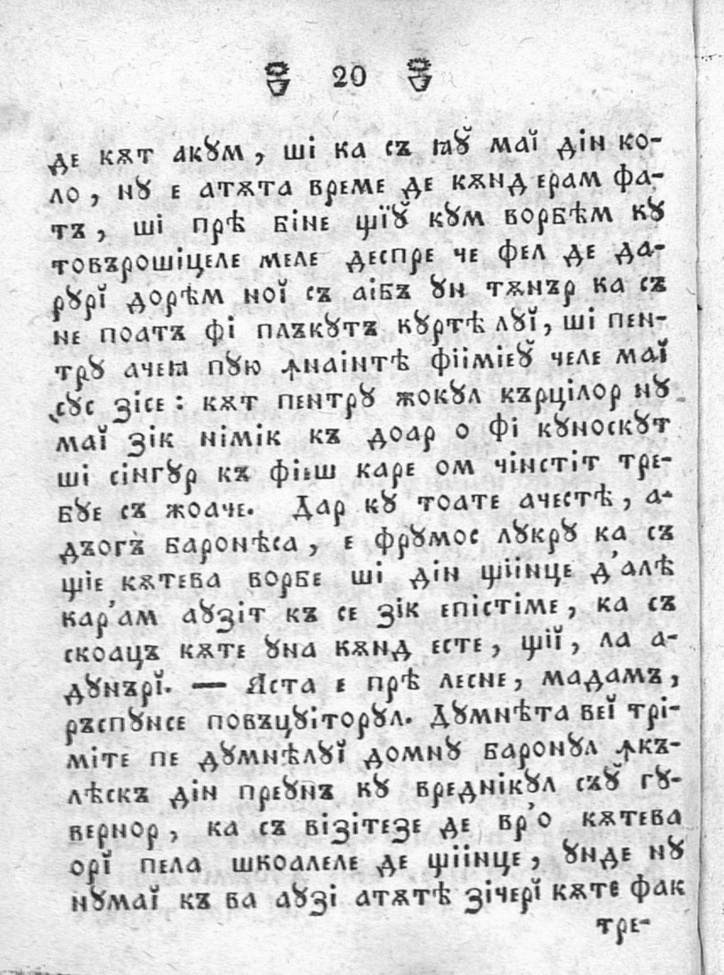
#> input picture src/test_image_1.jpg, 724 x 975 px, shrunk from 2923 x 3934 before the run
$ python noiseRemove.py test_image_1.jpg
#> lines starting #> are read from the running program, lines starting #| are printed output that depends on the picture
#> in open_image, returned value is the input picture: PIL image 724x975 RGB; min 10, max 255, mean 215.2
import time
import sys
import os

import imageio
import numpy
import cv2
from PIL import Image, ImageEnhance, ImageFilter

from threading import Thread

import imageio.core.util

"""Removes warnings generated by the librady imageio

"""

def silence_imageio_warning(*args, **kwargs):
    pass

imageio.core.util._precision_warn = silence_imageio_warning

"""Splits an image into two arrays for usage in thread processing
	:param image: image to perform split on
	:return first_half_array: the first half of the image as an array
	:return second_half_array: the second half of the image as an array
	:return width: the image width
	:return height: the image height

"""

def split_image(image):

    image = image.convert("L")

    image_array = get_array_from_image(image)
    width, height = image.size

    first_half_array = numpy.zeros((int(height / 2), width))

    for i in range(int(height / 2)):
        for j in range(width):
            first_half_array[i, j] = image_array[i, j]

    second_half_array = numpy.zeros((int(height / 2), width))

    for i in range(int(height / 2), height - 1):
        for j in range(width):
            second_half_array[int(height / 2) + 1 - i, j] = image_array[i, j]

    return first_half_array, second_half_array, width, height


"""Reconstruct an image as one array from two given arrays
	:param first_half_array: The first half of the array corresponding to the image to reconstruct
	:param second_half_array: The second half of the array corresponding to the image to reconstruct
	:param columns: The number of columns of the array
	:param rows: The number of rows of the array
	:return image_array: The array corresponding to the reconstructed image

"""

def reconstruct_image_as_array(first_half_array, second_half_array, columns, rows):

    image_array = numpy.zeros((rows, columns))

    for i in range(int(rows / 2)):
        for j in range(columns):
            image_array[i, j] = first_half_array[i, j]

    for i in range(int(rows / 2), rows):
        for j in range(columns):
            image_array[i, j] = second_half_array[int(rows / 2) + 1 - i, j]

    return image_array


"""Returns an image from a given array
	:param image_array: The array to be transformed to an image
	:return image: The corresponding image

"""

def get_image_from_array(image_array):

    image = Image.fromarray(image_array)
    return image

"""Returns an image from a given array
	:param image: The image from which the array will be get form
	:return image_array: The array from the corresponding image

"""

def get_array_from_image(image):

    image_array = numpy.asarray(image)
    return image_array

"""Saves an image given as an array to root location
	:param output_image_name: The name that will be given to the saved image
	:param image_array: The array coresponding to the image to be saved
"""

def save_image(output_image_name, image_array):

    imageio.imwrite(output_image_name, image_array)

"""Returns the opened image
	:param image_path: The name of the image to be opened
	:return : The opened image

"""

def open_image(image_path):
    return Image.open(image_path)


"""Applies the median filter to the given image as an array
	:param image: The image as an array to be applied the median filter
	:param result: An array to be saved the result of the median filter
	:param index: An index to specify the index of the array to contain the result from median filter

"""

def median_filter(image, result, index):

    width, height = image.size

    filtered_image = image.copy()

    members = [(0, 0)] * 9

    for x in range(1, width - 1, 4):
        for y in range(1, height - 1, 4):

            members[0] = image.getpixel((x - 1, y - 1))
            members[1] = image.getpixel((x - 1, y))
            members[2] = image.getpixel((x - 1, y + 1))
            members[3] = image.getpixel((x, y - 1))
            members[4] = image.getpixel((x, y))
            members[5] = image.getpixel((x, y + 1))
            members[6] = image.getpixel((x + 1, y - 1))
            members[7] = image.getpixel((x + 1, y))
            members[8] = image.getpixel((x + 1, y + 1))

            members.sort()

            filtered_image.putpixel((x, y), (members[4]))

    #filtered_image.show()
    result[index] = filtered_image

"""Uses median filter function with threads
	:param image: An image to process with median filter

"""

def median_filter_threads(image):

    threads = [None] * 2
#> threads = 2 items
    results = [None] * 2
    image_split = [None] * 2

    first_half_array, second_half_array, width, height = split_image(image)
#> after the loop in split_image, `for i in range(int(height / 2)):`:
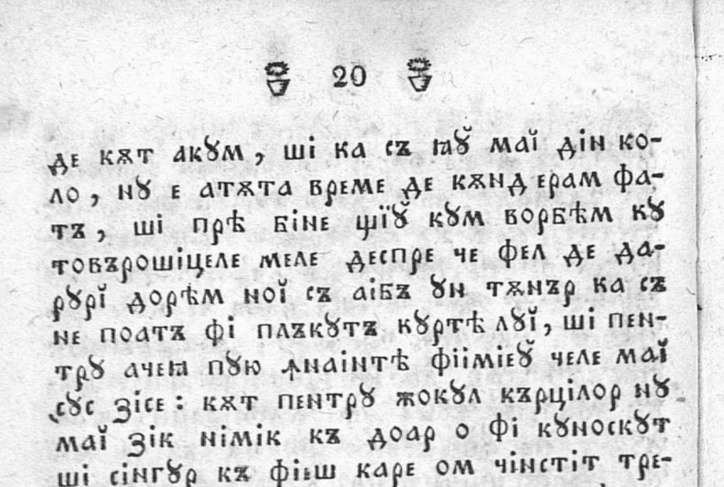
#> first_half_array: shape (487, 724) float64; min 10, max 255, mean 218
#> after the loop in split_image, `for i in range(int(height / 2), height - 1):`:
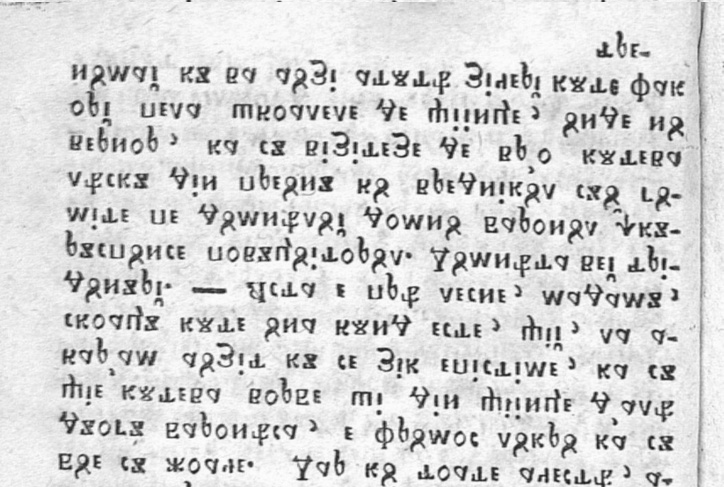
#> second_half_array: shape (487, 724) float64; min 20, max 255, mean 212.3
#> width = 724; height = 975

    image_split[0] = get_image_from_array(first_half_array)
    image_split[1] = get_image_from_array(second_half_array)

    for i in range(0, len(threads)):
        threads[i] = Thread(target=median_filter, args=(image_split[i], results, i))
        threads[i].start()
#> this loop made 2 passes

    for i in range(0, len(threads)):
        threads[i].join()

    first_half_array = get_array_from_image(results[0])
    second_half_array = get_array_from_image(results[1])

    final_image_array = reconstruct_image_as_array(first_half_array, second_half_array, width, height)
#> after the loop in reconstruct_image_as_array, `for i in range(int(rows / 2)):`:
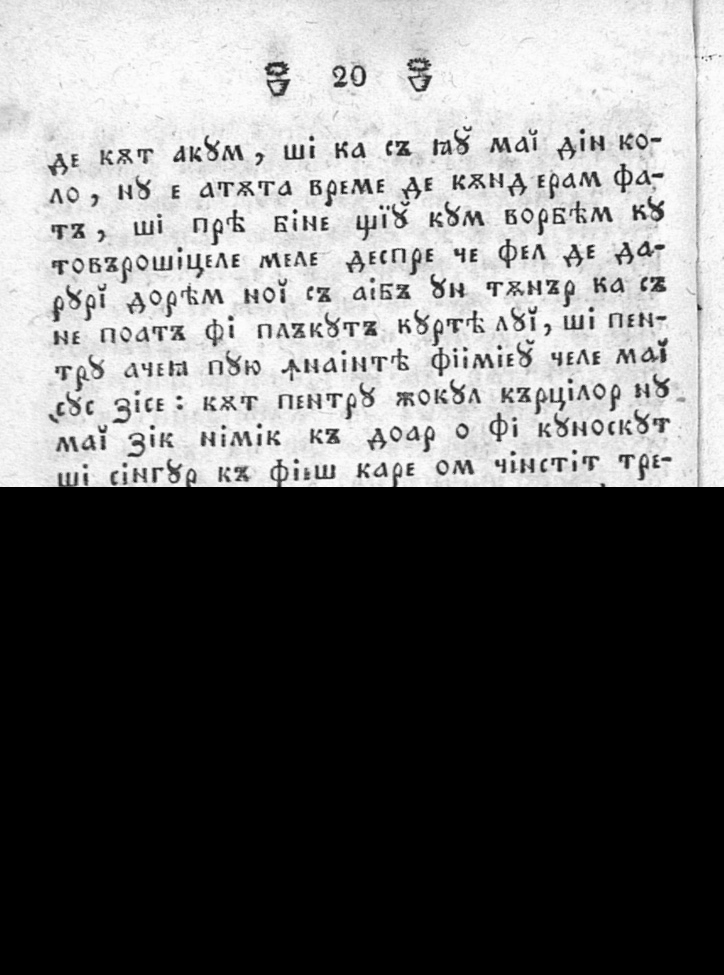
#> image_array: shape (975, 724) float64; min 0, max 255, mean 108.9
    save_image("output_image_no_noise.jpg", final_image_array)

"""Removes a part of the pixels with high value from the image's histogram, using threads
	:param image: The image to process
	:param frequency: The percent of highest colored pixels to remove

"""

# [23 lines left out: function remove_unwanted_pixels_threads, not called in this run]


"""Removes unwanted pixels from an image
	:param image_to_process: The image to be processed, given as an array
	:param result_object: An array to save the results from image processing
	:param index: An index to the array

"""


# [15 lines left out: function remove_unwanted_pixels, not called in this run]

"""Transforms an image to only black and white pixels
	:param image_path: The path to the image to proccess
	:param level: The number of pixels to remain

"""

# [12 lines left out: function posteriorizate, not called in this run]

"""Removes the created files from the processing functions

"""

# [7 lines left out: function cleanup, not called in this run]

"""Calls the functions above on an image
	:param image: An image to process, given as Image

"""

# [6 lines left out: function remove_noise, not called in this run]

"""Main function that calls the corresponding functions already discussed

"""


if __name__ == '__main__':

    # start_time = time.time()

    if len(sys.argv) != 2:
        print("Check your parameters! Usage: python <source.py> <image_path>")
    else:
        median_filter_threads(open_image(sys.argv[1]))
        remove_unwanted_pixels_threads(open_image("output_image_no_noise.jpg"), 0.05)
#> (the run stopped early here; a loop or call above may not have finished)

$ run again, on src/images/imgout11.jpg
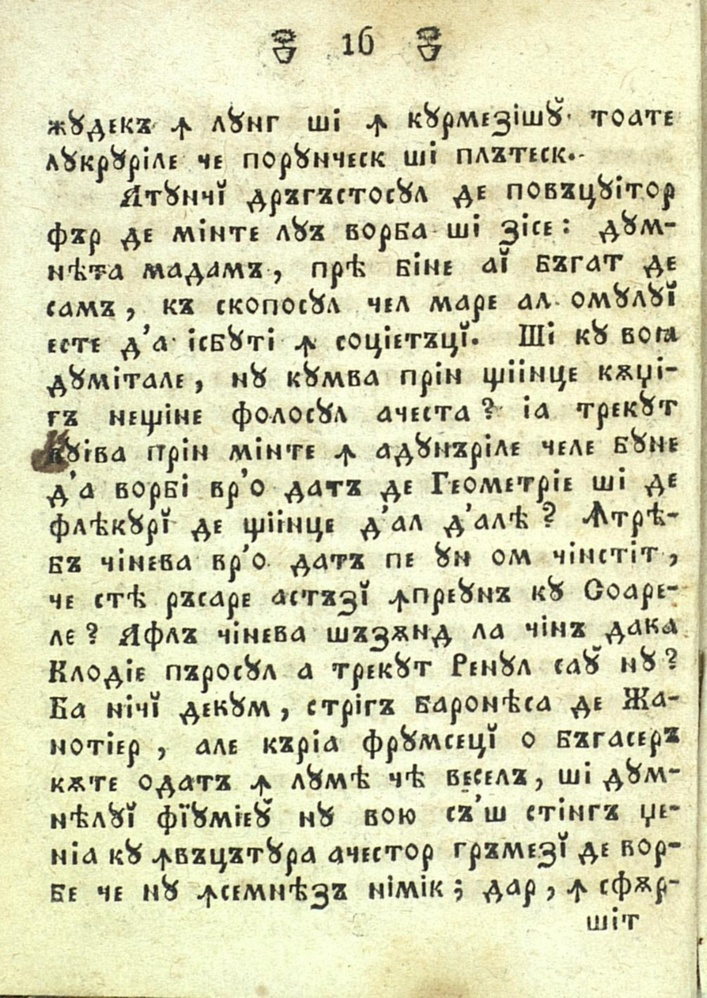
#> input picture src/images/imgout11.jpg, 707 x 998 px, shrunk from 2789 x 3934 before the run
#> in open_image, returned value is the input picture: PIL image 707x998 RGB; mean R, G, B 214.9, 214.3, 179.5
#> threads = 2 items
#> after the loop in split_image, `for i in range(int(height / 2), height - 1):`:
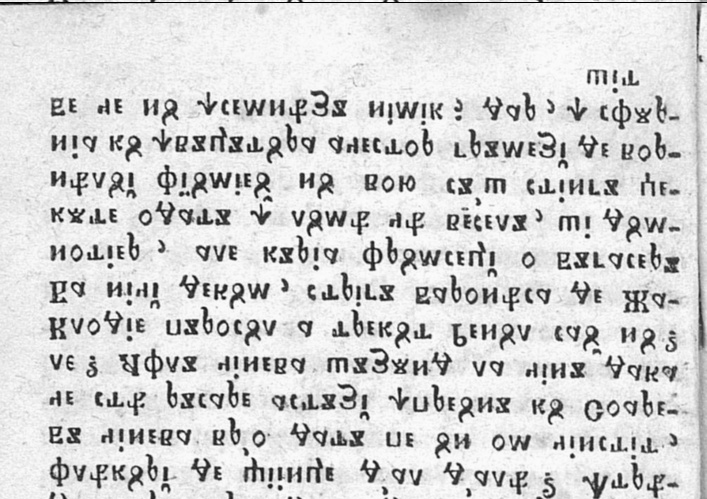
#> second_half_array: shape (499, 707) float64; min 0, max 253, mean 211.3
#> in median_filter_threads, `first_half_array, second_half_array, width, height = split_image(image)`: width = 707; height = 998
#> the loop in median_filter_threads, `for i in range(0, len(threads)):` made 2 passes
#> after the loop in reconstruct_image_as_array, `for i in range(int(rows / 2)):`:
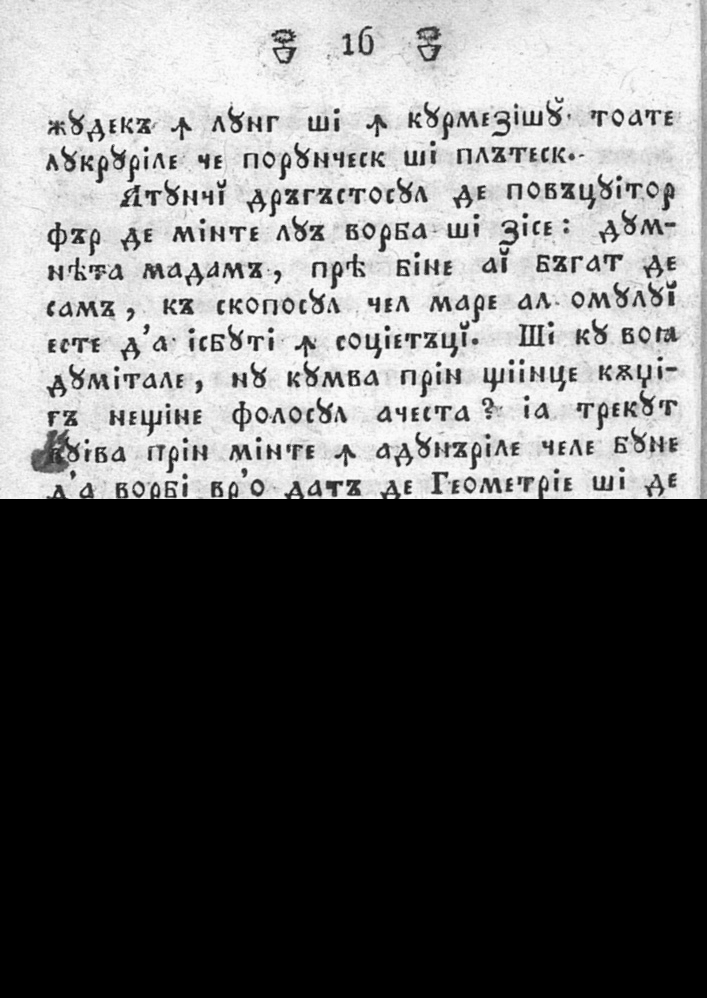
#> image_array: shape (998, 707) float64; min 0, max 253, mean 104.7

$ run again, on src/images/imgout12.jpg
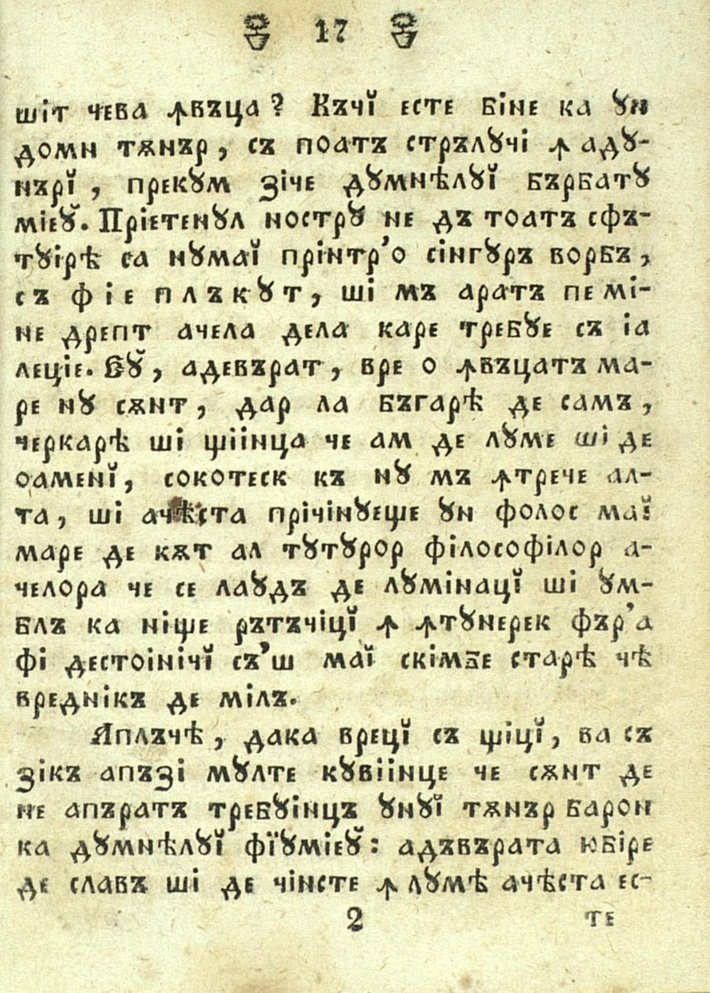
#> input picture src/images/imgout12.jpg, 710 x 993 px, shrunk from 2773 x 3878 before the run
#> in open_image, returned value is the input picture: PIL image 710x993 RGB; mean R, G, B 213, 209.8, 170.8
#> threads = 2 items
#> after the loop in split_image, `for i in range(int(height / 2), height - 1):`:
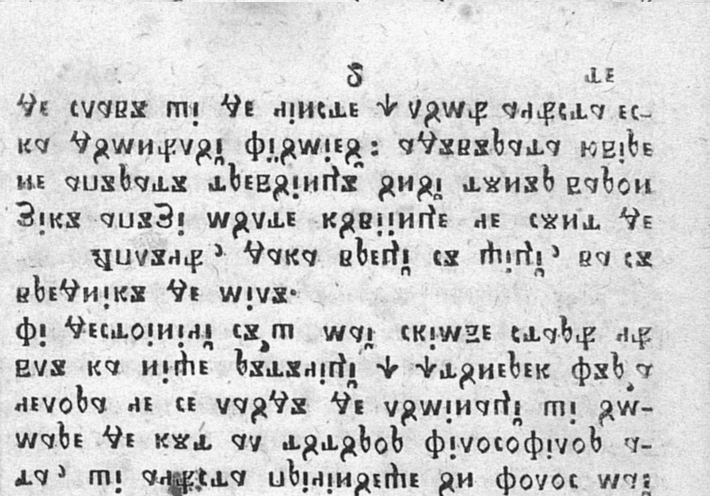
#> second_half_array: shape (496, 710) float64; min 12, max 253, mean 208.1
#> in median_filter_threads, `first_half_array, second_half_array, width, height = split_image(image)`: width = 710; height = 993
#> the loop in median_filter_threads, `for i in range(0, len(threads)):` made 2 passes
#> after the loop in reconstruct_image_as_array, `for i in range(int(rows / 2)):`:
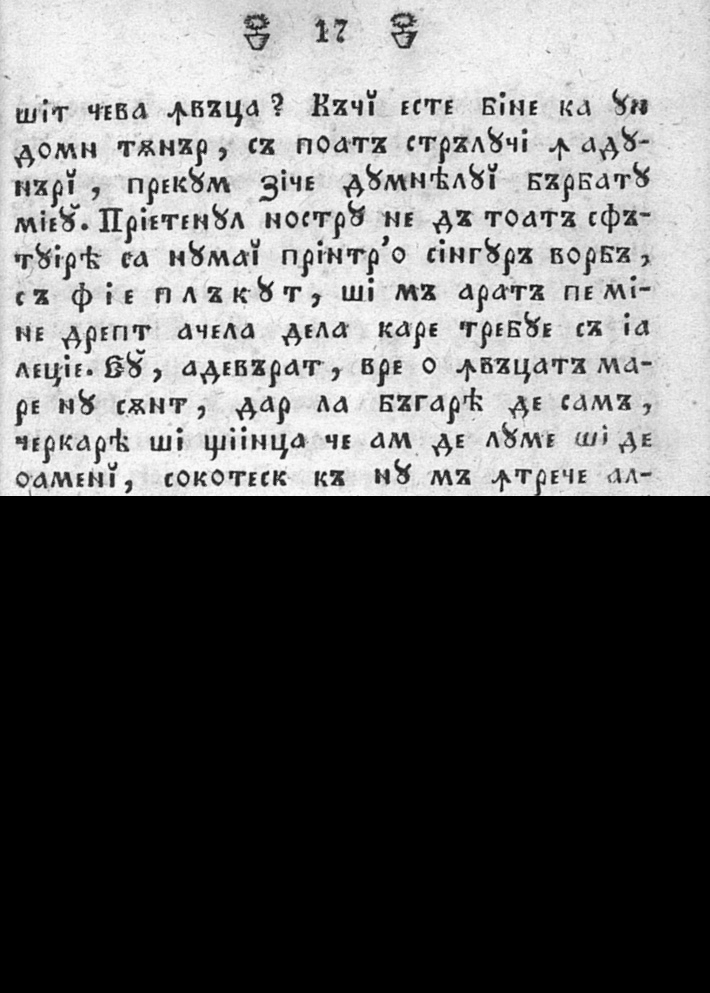
#> image_array: shape (993, 710) float64; min 0, max 253, mean 102.1
